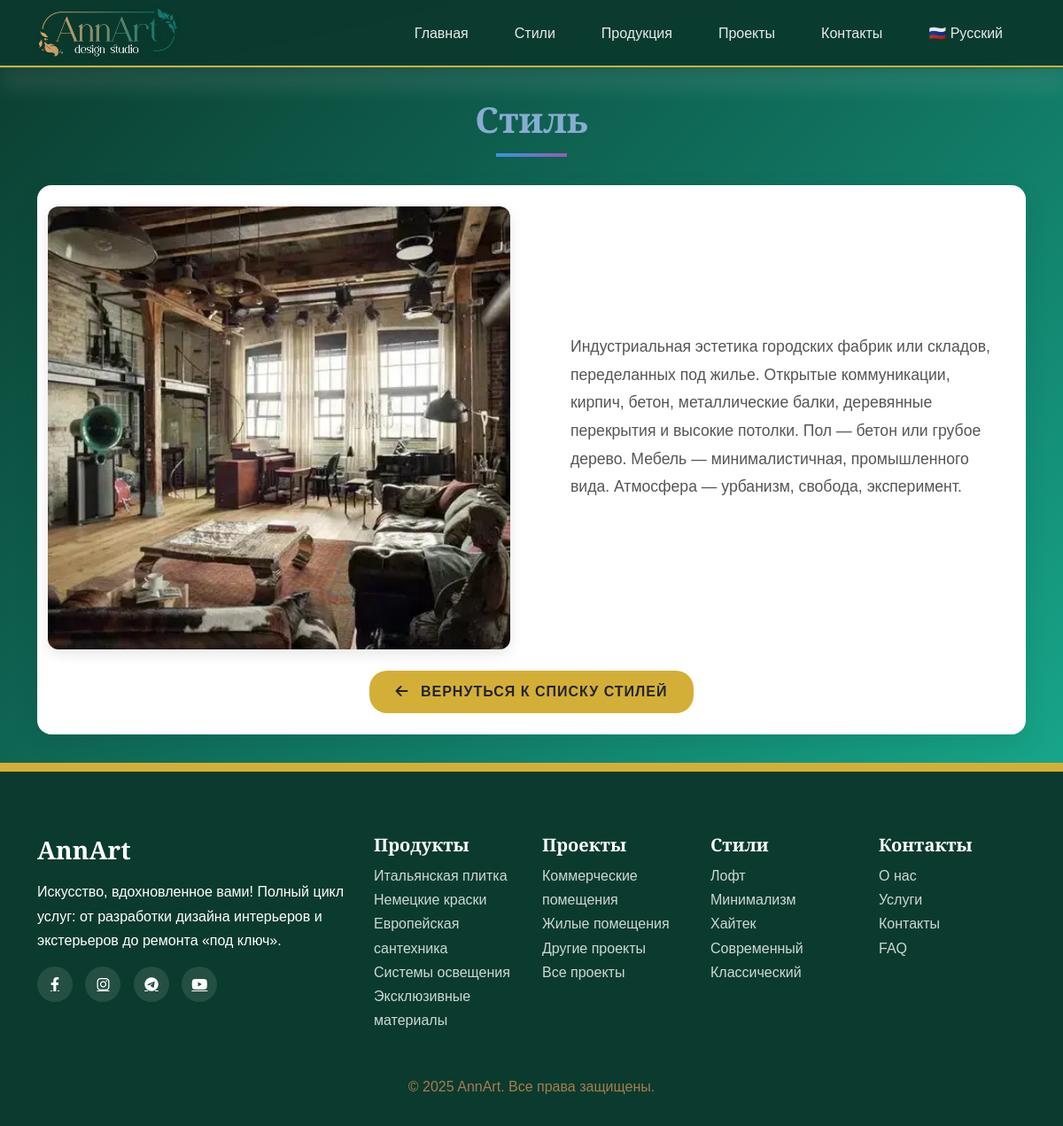
The app's page /ru/styles/16/ with its own data.
### main/models.py (models this page shows, shortened)
class StyleItem(models.Model):
    title = models.CharField(
        _('Название стиля'),
        max_length=255
    )
    description = models.TextField(
        _('Описание')
    )
    image = models.ImageField(
        _('Изображение'),
        upload_to='styles/'
    )
    order = models.PositiveIntegerField(
        _('Порядок'),
        default=0
    )
    class Meta:
        ordering = ('order',)
        verbose_name = "Стиль"
        verbose_name_plural = "Стили"

### main/views.py (the view)
# urls.py: path('styles/<int:pk>/', views.StyleItemDetailView.as_view(), name='style_detail'),
class StyleItemDetailView(DetailView):
    model = StyleItem
    template_name = 'styles_detail.html'
    context_object_name = 'style'

### templates/styles_detail.html (shortened to what this page needs)
{% extends 'base.html' %}
{% load static i18n %}
{% block extra_css %}
	<link rel="stylesheet" href="{% static 'css/styles_detail.css' %}">
{% endblock %}
{% block content %}
    <section class="style-detail-section">
        <div class="container">
            <div class="row justify-content-center">
                <div class="col-lg-10 text-center fade-in">
                    <h1 class="style-title">{% blocktrans %}Стиль {{ style.title }}{% endblocktrans %}</h1>
                </div>
            </div>
            <div class="row justify-content-center fade-in" style="animation-delay: 0.2s;">
                <div class="col-lg-12">
                    <div class="style-detail-card">
                        <div class="row align-items-center">
                            <div class="col-lg-6 p-4">
                                <div class="style-image-container">
                                    {% if style.image %}
                                        <img src="{{ style.image.url }}" alt="{{ style.title }}" class="style-image">
                                    {% else %}
                                        <img src="{% static 'images/default-style.jpg' %}" alt="Default style image" class="style-image">
                                    {% endif %}
                                </div>
                            </div>
                            <div class="col-lg-6">
                                <div class="style-description">
                                    {% if style.description %}
                                        {{ style.description|linebreaks }}
                                    {% else %}
                                        <p class="text-muted">{% trans "Описание стиля пока отсутствует." %}</p>
                                    {% endif %}
                                </div>
                            </div>
                        </div>
                        <div class="text-center pb-4">
                            <a href="{% url 'styles' %}" class="btn btn-custom">
                                <i class="fas fa-arrow-left me-2"></i> {% trans "Вернуться к списку стилей" %}
                            </a>
                        </div>
                    </div>
                </div>
            </div>
        </div>
    </section>
{% endblock %}

### static/css/style.css (style rules this page uses)
:root { --emerald-dark: #0b3b2e; --emerald-medium: #117864; --emerald-light: #1abc9c; --emerald-gradient: linear-gradient(135deg, var(--emerald-dark), var(--emerald-medium), var(--emerald-light)); --gold-accent: #d4af37; --dark: #1a1a1a; --light: #f8f9fa; --text-light: #ffffff; --text-dark: #1a1a1a; --shadow: 0 4px 20px rgba(0, 0, 0, 0.15); --transition: all 0.4s cubic-bezier(0.25, 0.8, 0.25, 1); }
body { font-family: 'Montserrat', sans-serif; color: var(--text-dark); line-height: 1.7; background: var(--emerald-gradient); overflow-x: hidden; }
body::before { content: ''; position: fixed; top: 0; left: 0; width: 100%; height: 100px; background: linear-gradient(to top, rgba(255, 255, 255, 0.1), transparent); pointer-events: none; z-index: 1; filter: blur(10px); }
h1, h2, h3, h4, h5, h6, .display-font { font-family: 'Playfair Display', serif; font-weight: 700; line-height: 1.3; }
.btn { padding: 12px 30px; border-radius: 50px; font-weight: 600; text-transform: uppercase; letter-spacing: 1px; transition: var(--transition); border: none; }
.btn-custom { border-radius: 20px; background: var(--gold-accent); }

### static/css/styles_detail.css (style rules this page uses)
.style-detail-section { padding: 2rem 0; }
.style-title { font-size: 2.5rem; font-weight: 600; margin-bottom: 2rem; color: #87acd1; position: relative; padding-bottom: 1rem; text-transform: capitalize; }
.style-title::after { content: ''; position: absolute; bottom: 0; left: 50%; transform: translateX(-50%); width: 80px; height: 4px; background: linear-gradient(to right, #3498db, #9b59b6); }
.style-detail-card { background-color: white; border-radius: 16px; box-shadow: 0 10px 30px rgba(0, 0, 0, 0.08); overflow: hidden; transition: all 0.3s ease; }
.style-image-container { position: relative; overflow: hidden; border-radius: 12px; box-shadow: 0 5px 15px rgba(0, 0, 0, 0.1); }
.style-image { width: 100%; height: 500px; object-fit: cover; transition: transform 0.5s ease; }
.style-description { font-size: 1.1rem; line-height: 1.8; color: #555; padding: 2rem; }
.style-description p { margin-bottom: 1.5rem; }
.fade-in { animation: fadeIn 0.8s ease-out forwards; }

### records on screen
StyleItem: image (picture), description "Индустриальная эстетика городских фабрик или складов, переделанных под жилье. Открытые коммуникации, кирпич, бетон, металлические балки, деревянные перекрытия и высокие потолки. Пол — бетон или грубое дерево. Мебель — минималистичная, промышленного вида. Атмосфера — урбанизм, свобода, эксперимент."
